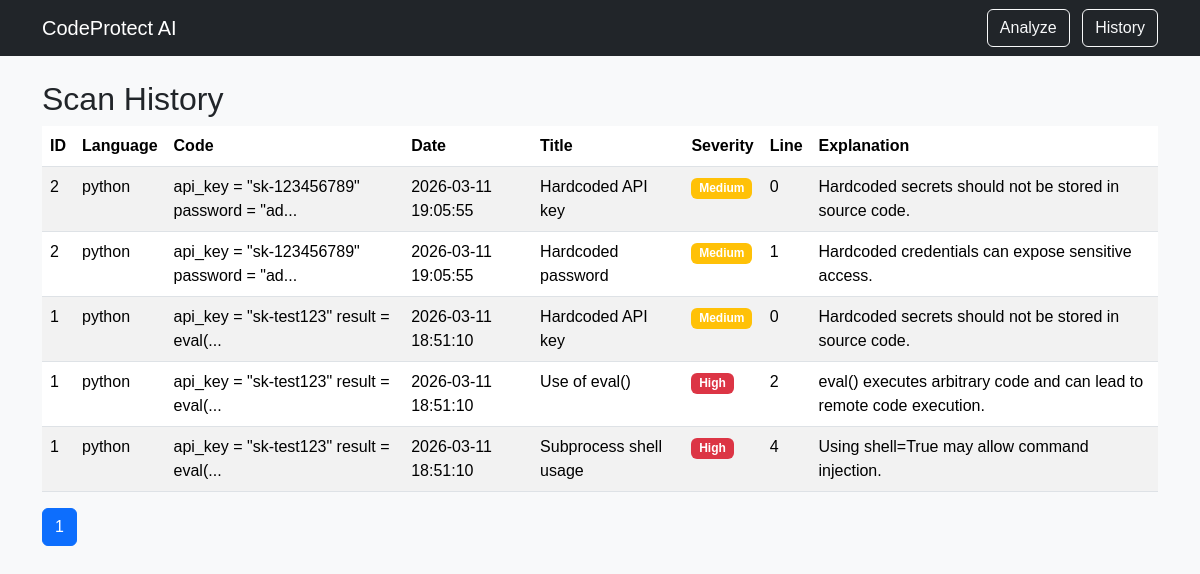
The app's page /history, older data.
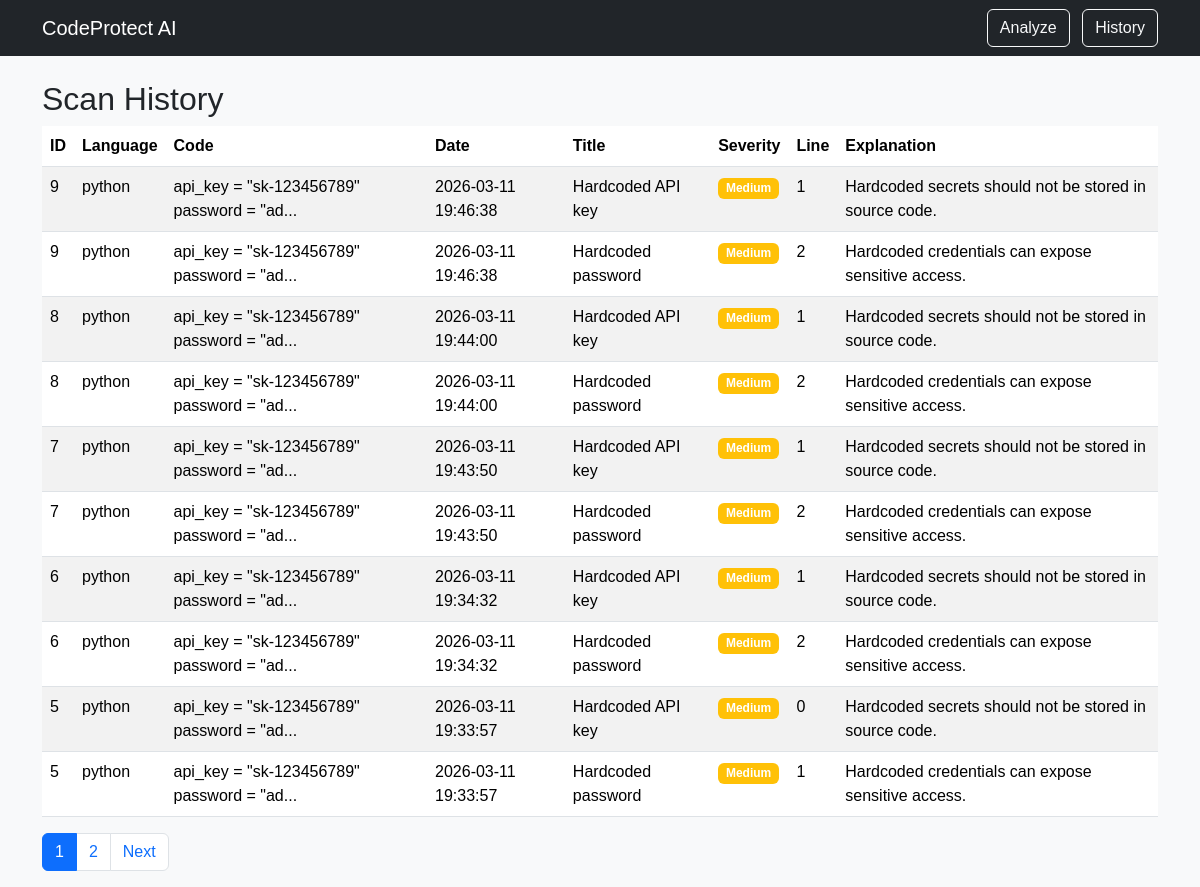
The same page, newer data.
### tables this page shows
CREATE TABLE findings (
    id INTEGER PRIMARY KEY AUTOINCREMENT,
    scan_id INTEGER NOT NULL,
    title TEXT NOT NULL,
    severity TEXT NOT NULL,
    line INTEGER,
    explanation TEXT NOT NULL,
    FOREIGN KEY(scan_id) REFERENCES scans(id)
);

CREATE TABLE scans (
    id INTEGER PRIMARY KEY AUTOINCREMENT,
    language TEXT NOT NULL,
    code TEXT NOT NULL,
    created_at TIMESTAMP DEFAULT CURRENT_TIMESTAMP
);

### app.py (the view)
@app.route("/history", methods=["GET"])
def history():
    page = request.args.get("page", 1, type=int)
    per_page = 10
    offset = (page - 1) * per_page
    db = sqlite3.connect("scans.db")
    cursor = db.cursor()
    cursor.execute(
        "SELECT COUNT(*) FROM scans JOIN findings ON scans.id = findings.scan_id"
    )
    total_rows = cursor.fetchone()[0]
    cursor.execute(
        "SELECT * FROM scans JOIN findings ON scans.id = findings.scan_id ORDER BY created_at DESC LIMIT ? OFFSET ?",
        (per_page, offset),
    )
    history = cursor.fetchall()
    db.close()
    total_pages = math.ceil(total_rows / per_page)
    return render_template(
        "history.html", history=history, page=page, total_pages=total_pages
    )

### templates/history.html (shortened to what this page needs)
{% extends "base.html" %}
{% block content %}
<h2>Scan History</h2>
<table class="table table-striped">
<thead>
    <tr>
    <th>ID</th>
    <th>Language</th>
    <th>Code</th>
    <th>Date</th>
    <th>Title</th>
    <th>Severity</th>
    <th>Line</th>
    <th>Explanation</th>
    </tr>
</thead>
<tbody>
    {% for finding in history %}
        <tr>
        <td>{{ finding[0] }}</td>
        <td>{{ finding[1] }}</td>
        <td>{{ finding[2][:40] }}...</td>
        <td>{{ finding[3] }}</td>
        <td>{{ finding[6] }}</td>
        <td>
        <span class="badge
        {% if finding[7] == 'High' %}bg-danger
        {% elif finding[7] == 'Medium' %}bg-warning
        {% else %}bg-secondary
        {% endif %}">
        {{ finding[7] }}
        </span>
        </td>
        <td>{{ finding[8] }}</td>
        <td>{{ finding[9] }}</td>
        </tr>
    {% endfor %}
</tbody>
</table>
<nav>
    <ul class="pagination">
    {% for p in range(1, total_pages + 1) %}
        <li class="page-item {% if p == page %}active{% endif %}">
        <a class="page-link" href="/history?page={{ p }}">{{ p }}</a>
        </li>
    {% endfor %}
    {% if page < total_pages %}
        <li class="page-item">
        <a class="page-link" href="/history?page={{ page+1 }}">Next</a>
        </li>
    {% endif %}
    </ul>
</nav>
{% endblock %}

Row changes from the older to the newer data that the page shows:
no longer on this page (row unchanged): findings: finding "2", language "python", code "api_key = \"sk-123456789\" password = \"ad", created_at "2026-03-11 19:05:55", title "Hardcoded API key", severity "Medium", line "0", explanation "Hardcoded secrets should not be stored in source code."
no longer on this page (row unchanged): findings: finding "2", language "python", code "api_key = \"sk-123456789\" password = \"ad", created_at "2026-03-11 19:05:55", title "Hardcoded password", severity "Medium", line "1", explanation "Hardcoded credentials can expose sensitive access."
no longer on this page (row unchanged): findings: finding "1", language "python", code "api_key = \"sk-test123\" result = eval(", created_at "2026-03-11 18:51:10", title "Hardcoded API key", severity "Medium", line "0", explanation "Hardcoded secrets should not be stored in source code."
no longer on this page (row unchanged): findings: finding "1", language "python", code "api_key = \"sk-test123\" result = eval(", created_at "2026-03-11 18:51:10", title "Use of eval()", severity "High", line "2", explanation "eval() executes arbitrary code and can lead to remote code execution."
no longer on this page (row unchanged): findings: finding "1", language "python", code "api_key = \"sk-test123\" result = eval(", created_at "2026-03-11 18:51:10", title "Subprocess shell usage", severity "High", line "4", explanation "Using shell=True may allow command injection."
added findings: finding "9", language "python", code "api_key = \"sk-123456789\" password = \"ad", created_at "2026-03-11 19:46:38", title "Hardcoded API key", severity "Medium", line "1", explanation "Hardcoded secrets should not be stored in source code."
added findings: finding "9", language "python", code "api_key = \"sk-123456789\" password = \"ad", created_at "2026-03-11 19:46:38", title "Hardcoded password", severity "Medium", line "2", explanation "Hardcoded credentials can expose sensitive access."
added findings: finding "8", language "python", code "api_key = \"sk-123456789\" password = \"ad", created_at "2026-03-11 19:44:00", title "Hardcoded API key", severity "Medium", line "1", explanation "Hardcoded secrets should not be stored in source code."
added findings: finding "8", language "python", code "api_key = \"sk-123456789\" password = \"ad", created_at "2026-03-11 19:44:00", title "Hardcoded password", severity "Medium", line "2", explanation "Hardcoded credentials can expose sensitive access."
added findings: finding "7", language "python", code "api_key = \"sk-123456789\" password = \"ad", created_at "2026-03-11 19:43:50", title "Hardcoded API key", severity "Medium", line "1", explanation "Hardcoded secrets should not be stored in source code."
added findings: finding "7", language "python", code "api_key = \"sk-123456789\" password = \"ad", created_at "2026-03-11 19:43:50", title "Hardcoded password", severity "Medium", line "2", explanation "Hardcoded credentials can expose sensitive access."
added findings: finding "6", language "python", code "api_key = \"sk-123456789\" password = \"ad", created_at "2026-03-11 19:34:32", title "Hardcoded API key", severity "Medium", line "1", explanation "Hardcoded secrets should not be stored in source code."
added findings: finding "6", language "python", code "api_key = \"sk-123456789\" password = \"ad", created_at "2026-03-11 19:34:32", title "Hardcoded password", severity "Medium", line "2", explanation "Hardcoded credentials can expose sensitive access."
added findings: finding "5", language "python", code "api_key = \"sk-123456789\" password = \"ad", created_at "2026-03-11 19:33:57", title "Hardcoded API key", severity "Medium", line "0", explanation "Hardcoded secrets should not be stored in source code."
added findings: finding "5", language "python", code "api_key = \"sk-123456789\" password = \"ad", created_at "2026-03-11 19:33:57", title "Hardcoded password", severity "Medium", line "1", explanation "Hardcoded credentials can expose sensitive access."
Text that changed along with them:
new list line: "2"
text now shown: "Next"
